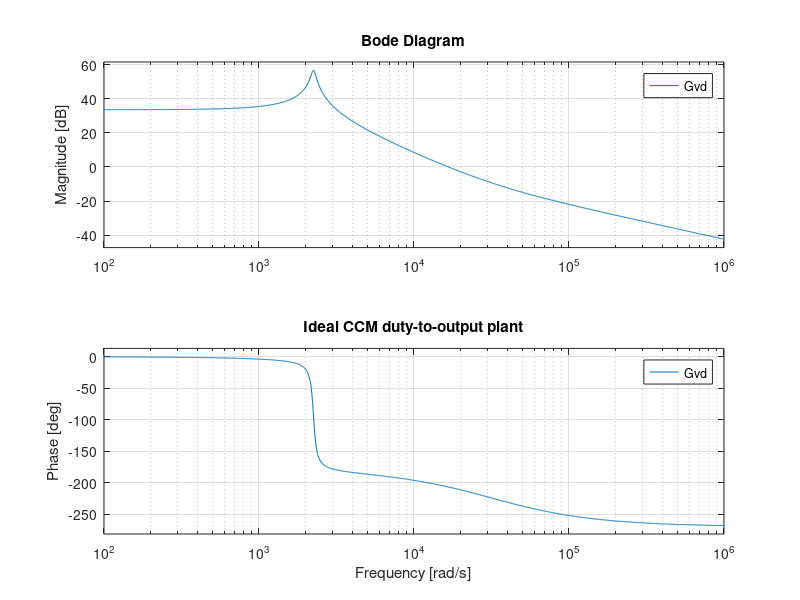
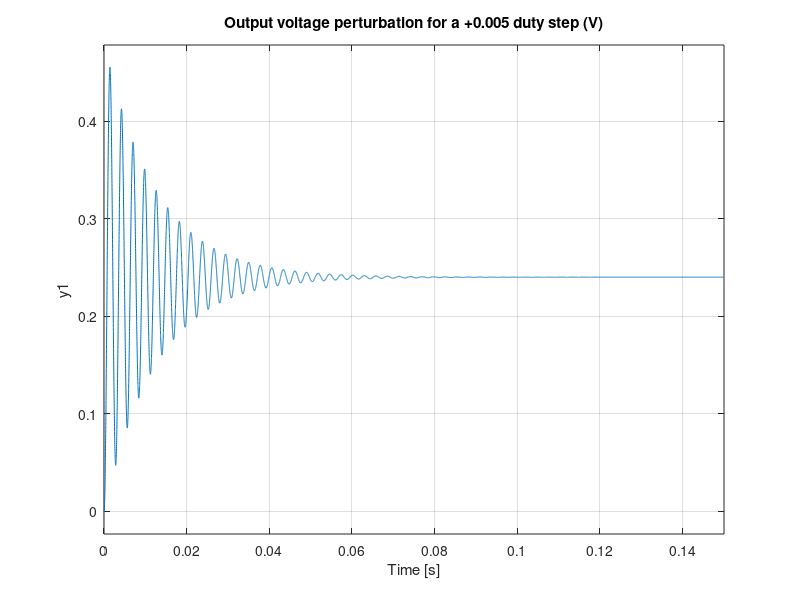

Here is the MATLAB script that generated these plots, in order: (Note: this script raises an error after producing the figures.)
% Boost converter teaching example: ideal CCM, resistive load.
% Dr. Fulong Li -- first draft, September 2026.
% Requires MATLAB and Control System Toolbox.
% Numerical model independently checked; native MATLAB execution pending.
clear; clc;
Vg = 12; V = 24; Pout = 30; fs = 100e3;
L = 150e-6; C = 330e-6; R = V^2/Pout;
D = 1-Vg/V; q = 1-D; I = V/(R*q);
s = tf('s');
Delta = L*C*s^2 + (L/R)*s + q^2;
Gvd = (q*V-L*I*s)/Delta;
Gvg = q/Delta;
Zo = L*s/Delta; % vo_hat = -Zo * extra_load_current_hat
f0 = q/sqrt(L*C)/(2*pi);
fz = R*q^2/L/(2*pi);
Q = R*q*sqrt(C/L);
fprintf('D=%.3f, I=%.3f A, f0=%.3f Hz, Q=%.3f, fRHP=%.3f Hz\n',D,I,f0,Q,fz);
fprintf('DC duty-to-output gain = %.3f V/duty\n',dcgain(Gvd));
figure; bode(Gvd); grid on; title('Ideal CCM duty-to-output plant');
% Small perturbations start from the physical equilibrium I, V.
deltaD = 0.005;
t = linspace(0,0.15,15001);
figure; step(deltaD*Gvd,t); grid on;
title('Output voltage perturbation for a +0.005 duty step (V)');
fprintf('Linear final delta V = %.6f V; exact = %.6f V\n', ...
    deltaD*dcgain(Gvd),Vg/(1-D-deltaD)-V);
% Intentionally slow voltage-mode baseline. Output reconstructed in volts;
% controller output in duty units: H = 1 and GPWM = 1.
Kp = 2e-4; Ki = 0.65;
Gc = Kp+Ki/s;
T = Gc*Gvd;
disp('All nominal continuous-time loop margins:'); disp(allmargin(T));
CL = feedback(T,1);
disp('Nominal closed-loop poles:'); disp(pole(CL));
assert(isstable(CL),'Nominal continuous-time loop is unstable');
figure; margin(T); grid on;
title('Nominal PI loop: inspect allmargin for every crossing');
figure; step(0.1*CL,linspace(0,0.3,30001)); grid on;
title('Output perturbation for a 0.1 V reference step');
% A small added current sink in parallel with R, not a large resistor change.
Gload = minreal(-Zo/(1+T));
figure; step(0.05*Gload,linspace(0,0.3,30001)); grid on;
title('Output perturbation for a +0.05 A load-current step');
% Nominal sampled illustration: ZOH duty hold plus one full update delay.
% Actual ADC/PWM scheduling may differ; no saturation/anti-windup here.
Ta = 1/fs;
Gcd = c2d(Gc,Ta,'tustin');
Gpd = c2d(Gvd,Ta,'zoh');
z = tf('z',Ta);
Td = Gcd*Gpd/z;
disp('Sampled loop margins (assumed one-period update delay):');
disp(allmargin(Td));
disp('Sampled closed-loop stable:'); disp(isstable(feedback(Td,1)));
% Check other operating points and tolerances separately. This script does
% not model DCM, startup, device losses, protection or physical ripple.
